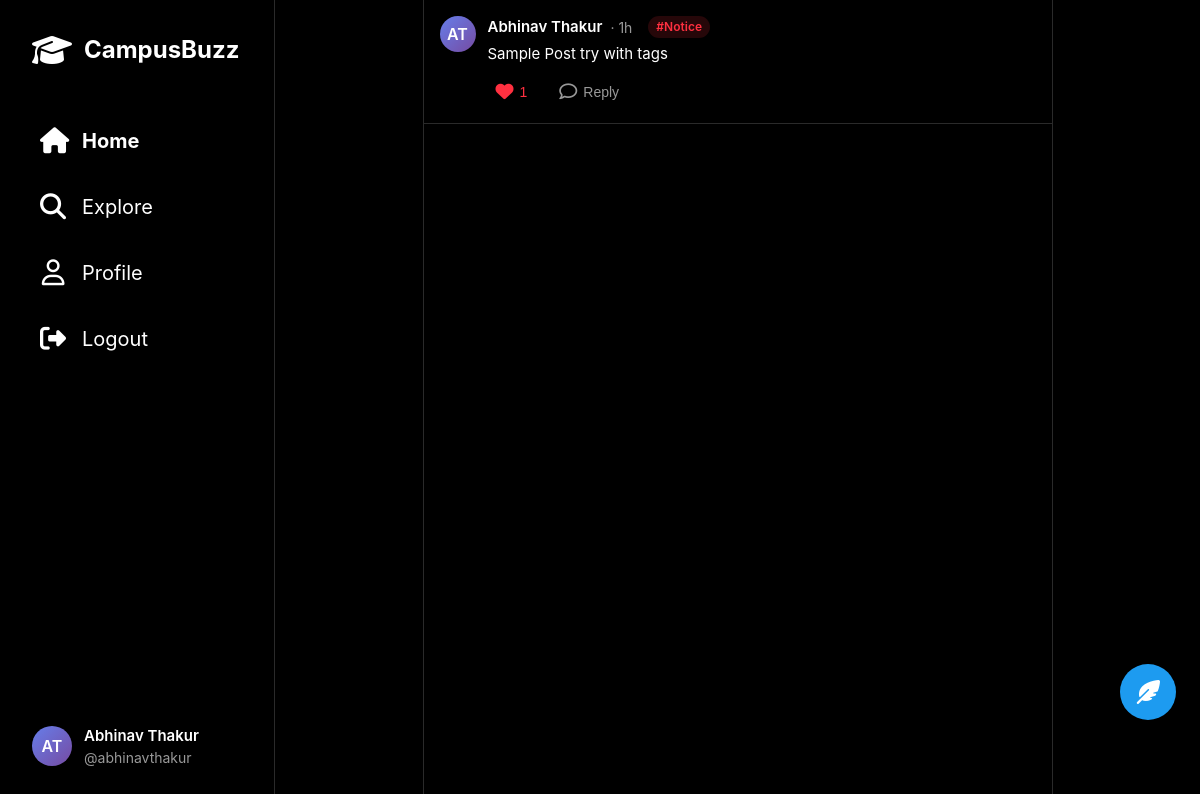
Screenshot of /index.php (signed in) with the database file from the repository.
### tables this page shows
CREATE TABLE `posts` (
  `id` int(11) NOT NULL,
  `user_id` int(11) NOT NULL,
  `content` varchar(280) NOT NULL,
  `tag` varchar(50) DEFAULT NULL,
  `created_at` timestamp NOT NULL DEFAULT current_timestamp()
);

CREATE TABLE `users` (
  `id` int(11) NOT NULL,
  `name` varchar(100) NOT NULL,
  `email` varchar(150) NOT NULL,
  `password` varchar(255) NOT NULL,
  `created_at` timestamp NOT NULL DEFAULT current_timestamp()
);

### index.php (the view, shortened to what this page needs)
<?php
require_once 'config/db.php';
$user_id   = $_SESSION['user_id'];
$user_name = $_SESSION['user_name'] ?? 'User';
$stmt = $conn->prepare("
    SELECT p.id, p.content, p.tag, p.created_at,
           u.name as author_name,
           COUNT(DISTINCT l.id) AS like_count,
           MAX(CASE WHEN l.user_id = ? THEN 1 ELSE 0 END) AS user_liked
    FROM posts p
    JOIN users u ON p.user_id = u.id
    LEFT JOIN likes l ON p.id = l.post_id
    GROUP BY p.id
    ORDER BY p.created_at DESC
");
$stmt->bind_param("i", $user_id);
$stmt->execute();
$posts = $stmt->get_result();
function time_elapsed(string $datetime): string {
    $now = new DateTime();
    $ago = new DateTime($datetime);
    $diff = $now->diff($ago);
    if ($diff->h > 0) return $diff->h . 'h';
    return 'now';
}
function get_initials(string $name): string {
    $words = preg_split('/\s+/', trim($name));
    if (count($words) >= 2) {
        return strtoupper($words[0][0] . $words[1][0]);
    }
    return strtoupper(substr($name, 0, 2)) ?: '??';
}
?>
<!DOCTYPE html>
<html lang="en">
<head>
    <link rel="stylesheet" href="style.css">
    <link rel="stylesheet" href="https://cdnjs.cloudflare.com/ajax/libs/font-awesome/6.5.0/css/all.min.css">
</head>
<body>
    <div class="threads-layout">
        <aside class="side-nav">
            <div class="side-nav-header">
                <a href="index.php" class="side-nav-logo">
                    <i class="fas fa-graduation-cap"></i>
                    <span class="side-nav-logo-text">CampusBuzz</span>
                </a>
            </div>
            <nav class="side-nav-menu">
                <a href="index.php"       class="side-nav-item active"><i class="fas fa-home"></i><span>Home</span></a>
                <a href="explore.php"     class="side-nav-item"><i class="fas fa-search"></i><span>Explore</span></a>
                <a href="profile.php"     class="side-nav-item"><i class="far fa-user"></i><span>Profile</span></a>
                <a href="logout.php"      class="side-nav-item"><i class="fas fa-sign-out-alt"></i><span>Logout</span></a>
            </nav>
            <div class="side-nav-footer">
                <a href="profile.php" class="side-nav-user">
                    <div class="side-nav-avatar"><?= htmlspecialchars(get_initials($user_name)) ?></div>
                    <div class="side-nav-user-info">
                        <span class="side-nav-user-name"><?= htmlspecialchars($user_name) ?></span>
                        <span class="side-nav-user-handle">@<?= strtolower(str_replace(' ', '', $user_name)) ?></span>
                    </div>
                </a>
            </div>
        </aside>
        <main class="main-content">
            <div class="threads-feed" id="threadsContainer">
                <?php if ($posts->num_rows === 0): ?>
                    <div class="empty-state">
                        <i class="far fa-comment-dots"></i>
                        <p>No threads yet.<br>Be the first to post something!</p>
                    </div>
                <?php else: ?>
                    <?php while ($post = $posts->fetch_assoc()): ?>
                        <article class="thread-item" data-post-id="<?= $post['id'] ?>">
                            <div class="thread-header">
                                <div class="thread-avatar"><?= htmlspecialchars(get_initials($post['author_name'])) ?></div>
                                <div class="thread-body">
                                    <div class="thread-user-info">
                                        <span class="thread-username"><?= htmlspecialchars($post['author_name']) ?></span>
                                        <span class="thread-time">· <?= time_elapsed($post['created_at']) ?></span>
                                        <?php if ($post['tag']): ?>
                                            <span class="thread-tag tag-<?= strtolower(htmlspecialchars($post['tag'])) ?>">
                                                #<?= htmlspecialchars($post['tag']) ?>
                                            </span>
                                        <?php endif; ?>
                                    </div>
                                    <div class="thread-content">
                                        <?= nl2br(htmlspecialchars($post['content'])) ?>
                                    </div>
                                    <div class="thread-actions">
                                        <button class="action-button <?= $post['user_liked'] ? 'liked' : '' ?>"
                                                data-post-id="<?= $post['id'] ?>">
                                            <i class="<?= $post['user_liked'] ? 'fas' : 'far' ?> fa-heart"></i>
                                            <span class="like-count"><?= $post['like_count'] ?: '0' ?></span>
                                        </button>
                                        <button class="action-button">
                                            <i class="far fa-comment"></i>
                                            <span>Reply</span>
                                        </button>
                                    </div>
                                </div>
                            </div>
                        </article>
                    <?php endwhile; ?>
                <?php endif; ?>
            </div>
        </main>
        <button class="floating-action-btn" title="Create new post" onclick="openPostModal()">
            <i class="fas fa-feather-alt"></i>
        </button>
    </div>
</body>
</html>

### style.css (style rules this page uses)
* { margin: 0; padding: 0; box-sizing: border-box; }
:root { --bg-primary: #000000; --bg-secondary: #0a0a0a; --bg-hover: #1a1a1a; --text-primary: #ffffff; --text-secondary: #999999; --border-color: #2a2a2a; --accent-color: #ffffff; --like-color: #ff3040; }
body { font-family: -apple-system, BlinkMacSystemFont, 'Segoe UI', 'Roboto', 'Helvetica', 'Arial', sans-serif; background-color: var(--bg-primary); color: var(--text-primary); line-height: 1.5; }
.threads-layout { display: flex; justify-content: center; padding-left: 275px; min-height: 100vh; }
.side-nav { position: fixed; left: 0; top: 0; bottom: 0; width: 275px; background-color: var(--bg-primary); border-right: 1px solid var(--border-color); display: flex; flex-direction: column; padding: 20px; z-index: 1000; }
.side-nav-header { margin-bottom: 30px; }
.side-nav-logo { display: flex; align-items: center; gap: 12px; padding: 12px; text-decoration: none; color: var(--text-primary); border-radius: 12px; transition: background-color 0.2s; }
.side-nav-logo i { font-size: 32px; }
.side-nav-logo-text { font-size: 24px; font-weight: 700; }
.side-nav-menu { flex: 1; display: flex; flex-direction: column; gap: 4px; }
.side-nav-item { display: flex; align-items: center; gap: 16px; padding: 16px 20px; color: var(--text-primary); text-decoration: none; font-size: 20px; font-weight: 400; border-radius: 12px; transition: background-color 0.2s; }
.side-nav-item.active { font-weight: 700; }
.side-nav-item i { font-size: 26px; width: 26px; text-align: center; }
.side-nav-item span { flex: 1; }
.side-nav-footer { margin-top: auto; padding-top: 20px; }
.side-nav-user { display: flex; align-items: center; gap: 12px; padding: 12px; border-radius: 12px; text-decoration: none; color: var(--text-primary); transition: background-color 0.2s; }
.side-nav-avatar { width: 40px; height: 40px; border-radius: 50%; background: linear-gradient(135deg, #667eea 0%, #764ba2 100%); display: flex; align-items: center; justify-content: center; color: white; font-weight: 600; font-size: 16px; }
.side-nav-user-info { flex: 1; }
.side-nav-user-name { display: block; font-weight: 600; font-size: 15px; }
.side-nav-user-handle { display: block; color: var(--text-secondary); font-size: 14px; }
.main-content { margin-left: 0; width: 630px; min-height: 100vh; border-left: 1px solid var(--border-color); border-right: 1px solid var(--border-color); }
.thread-item { padding: 16px; border-bottom: 1px solid var(--border-color); transition: background-color 0.2s; }
.thread-header { display: flex; gap: 12px; align-items: flex-start; }
.thread-avatar { width: 36px; height: 36px; border-radius: 50%; background: linear-gradient(135deg, #667eea 0%, #764ba2 100%); display: flex; align-items: center; justify-content: center; color: white; font-weight: 600; flex-shrink: 0; position: relative; }
.thread-body { flex: 1; min-width: 0; }
.thread-user-info { display: flex; align-items: center; gap: 8px; margin-bottom: 4px; }
.thread-username { font-weight: 600; font-size: 15px; color: var(--text-primary); }
.thread-time { color: var(--text-secondary); font-size: 14px; }
.thread-tag { padding: 2px 8px; border-radius: 12px; font-size: 12px; font-weight: 600; margin-left: 8px; }
.thread-tag.tag-notice { background-color: rgba(255, 48, 64, 0.15); color: #ff3040; }
.thread-content { color: var(--text-primary); font-size: 15px; line-height: 1.5; margin-bottom: 12px; word-wrap: break-word; }
.thread-actions { display: flex; align-items: center; gap: 16px; margin-top: 12px; }
.action-button { display: flex; align-items: center; gap: 6px; background: none; border: none; color: var(--text-secondary); font-size: 14px; cursor: pointer; padding: 6px 8px; border-radius: 8px; transition: all 0.2s; }
.action-button i { font-size: 18px; }
.action-button.liked { color: var(--like-color); }
.action-button.liked i { animation: likeAnimation 0.3s ease; }
.floating-action-btn { position: fixed; right: 24px; bottom: 80px; width: 56px; height: 56px; border-radius: 50%; background: #1d9bf0; color: white; border: none; font-size: 24px; box-shadow: 0 4px 14px rgba(0,0,0,0.45); cursor: pointer; z-index: 1100; display: flex; align-items: center; justify-content: center; transition: all 0.18s ease; }

### rows the page displays
posts: user.name "AT", user.name "Abhinav Thakur", created_at "1h", tag "Notice", content "Sample Post try with tags", like_count "1"

### other values shown
get_initials($user_name) "AT"
$user_name "Abhinav Thakur"
str_replace(' ', '', $user_name) "abhinavthakur"
